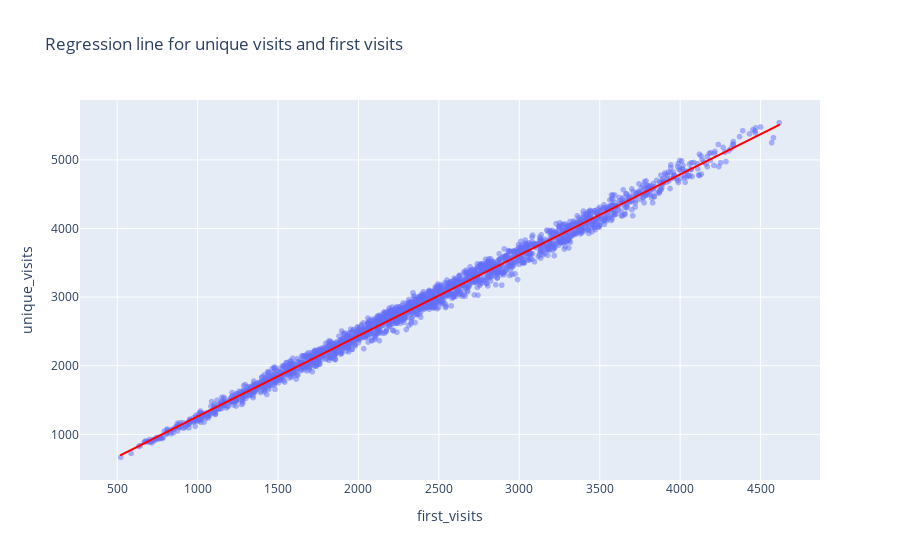

The notebook cell saved with this chart:
### Markdown cell above
#### The last thing we need is to visualize the trend line.

### Code cell
px.scatter(
    data, x='first_visits', y='unique_visits',opacity=0.5,
    trendline='ols', trendline_color_override='red',title="Regression line for unique visits and first visits"
)

### Figure 1 — Plotly figure (JSON) as saved in the notebook; plotly's stock layout.template omitted (floating-point values rounded to 4 significant figures; data arrays with more than 128 entries replaced by an {"elided": "..."} marker saying what was removed)
{"data": [{"hovertemplate": "first_visits=%{x}<br>unique_visits=%{y}<extra></extra>", "legendgroup": "", "marker": {"color": "#636efa", "opacity": 0.5, "symbol": "circle"}, "mode": "markers", "name": "", "showlegend": false, "type": "scattergl", "x": {"elided": "2167 int values"}, "xaxis": "x", "y": {"elided": "2167 int values"}, "yaxis": "y"}, {"hovertemplate": "<b>OLS trendline</b><br>unique_visits = 1.17549 * first_visits + 85.0571<br>R<sup>2</sup>=0.992343<br><br>first_visits=%{x}<br>unique_visits=%{y} <b>(trend)</b><extra></extra>", "legendgroup": "", "line": {"color": "red"}, "marker": {"color": "#636efa", "symbol": "circle"}, "mode": "lines", "name": "", "showlegend": false, "type": "scattergl", "x": {"elided": "2167 int values"}, "xaxis": "x", "y": {"elided": "2167 float values"}, "yaxis": "y"}], "layout": {"legend": {"tracegroupgap": 0}, "title": {"text": "Regression line for unique visits and first visits"}, "xaxis": {"anchor": "y", "domain": [0, 1], "title": {"text": "first_visits"}}, "yaxis": {"anchor": "x", "domain": [0, 1], "title": {"text": "unique_visits"}}}}
